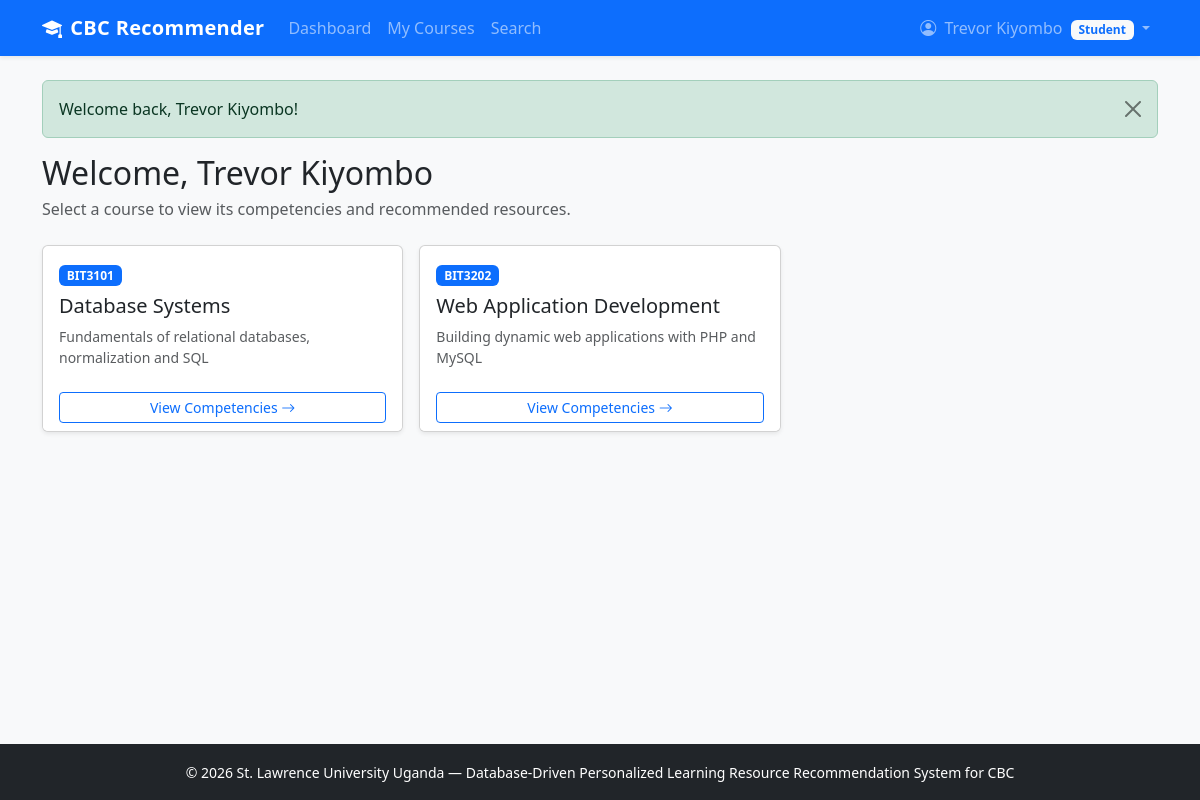
/student/dashboard.php (signed in), run on the app's committed database.
### tables this page shows
CREATE TABLE courses (
    course_id INT PRIMARY KEY AUTO_INCREMENT,
    course_code VARCHAR(20) UNIQUE NOT NULL,
    course_name VARCHAR(150) NOT NULL,
    description TEXT,
    created_at TIMESTAMP DEFAULT CURRENT_TIMESTAMP
);

### includes/functions.php (called while the page is built, shortened)
<?php
function e(?string $value): string
{
    return htmlspecialchars($value ?? '', ENT_QUOTES, 'UTF-8');
}

### student/dashboard.php (the view, shortened to what this page needs)
<?php
$pdo = getPDO();
$user_id = $_SESSION['user_id'];
$stmt = $pdo->prepare('
    SELECT c.course_id, c.course_code, c.course_name, c.description
    FROM courses c
    INNER JOIN enrollments e ON e.course_id = c.course_id
    WHERE e.user_id = ?
    ORDER BY c.course_code
');
$stmt->execute([$user_id]);
$courses = $stmt->fetchAll();
require_once __DIR__ . '/../includes/header.php';
?>
<div class="d-flex justify-content-between align-items-center mb-4">
    <div>
        <h2 class="mb-1">Welcome, <?= e($_SESSION['full_name']) ?></h2>
        <p class="text-muted mb-0">Select a course to view its competencies and recommended resources.</p>
    </div>
</div>
<?php if (empty($courses)): ?>
    <div class="alert alert-info">
        No courses available yet. Please contact your administrator.
    </div>
<?php else: ?>
    <div class="row g-3">
        <?php foreach ($courses as $course): ?>
            <div class="col-md-6 col-lg-4">
                <div class="card h-100 shadow-sm">
                    <div class="card-body">
                        <span class="badge bg-primary mb-2"><?= e($course['course_code']) ?></span>
                        <h5 class="card-title"><?= e($course['course_name']) ?></h5>
                        <p class="card-text text-muted small">
                            <?= e(mb_strimwidth($course['description'] ?? '', 0, 100, '...')) ?>
                        </p>
                    </div>
                    <div class="card-footer bg-white border-0">
                        <a href="competencies.php?course_id=<?= (int)$course['course_id'] ?>"
                           class="btn btn-outline-primary btn-sm w-100">
                            View Competencies <i class="bi bi-arrow-right"></i>
                        </a>
                    </div>
                </div>
            </div>
        <?php endforeach; ?>
    </div>
<?php endif; ?>
<?php require_once __DIR__ . '/../includes/footer.php'; ?>

### assets/css/style.css (style rules this page uses)
body { min-height: 100vh; display: flex; flex-direction: column; }

### data on the page
courses: course_code "BIT3101", course_name "Database Systems", description "Fundamentals of relational databases, normalization and SQL"
courses: course_code "BIT3202", course_name "Web Application Development", description "Building dynamic web applications with PHP and MySQL"

### other printed values
$_SESSION['full_name'] "Trevor Kiyombo"
current_role() "Student"
$flash['message'] "Welcome back, Trevor Kiyombo!"
